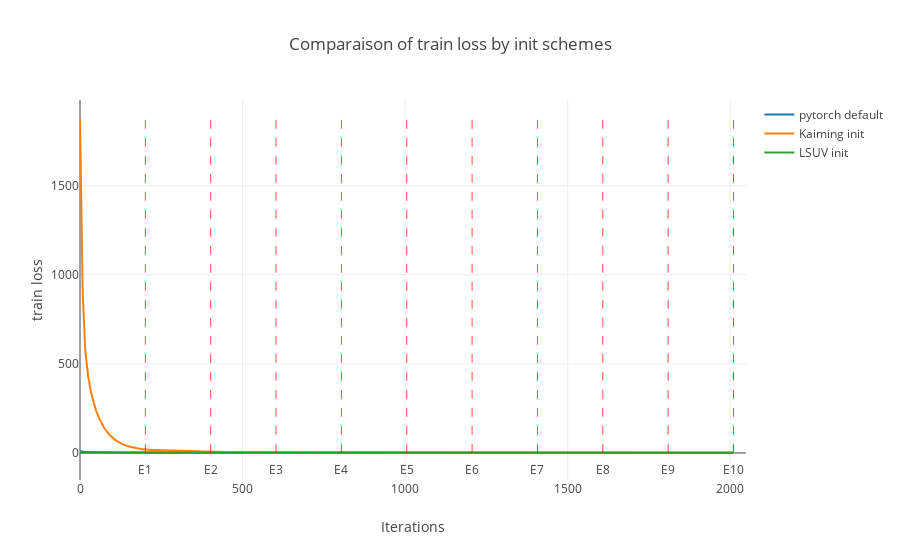
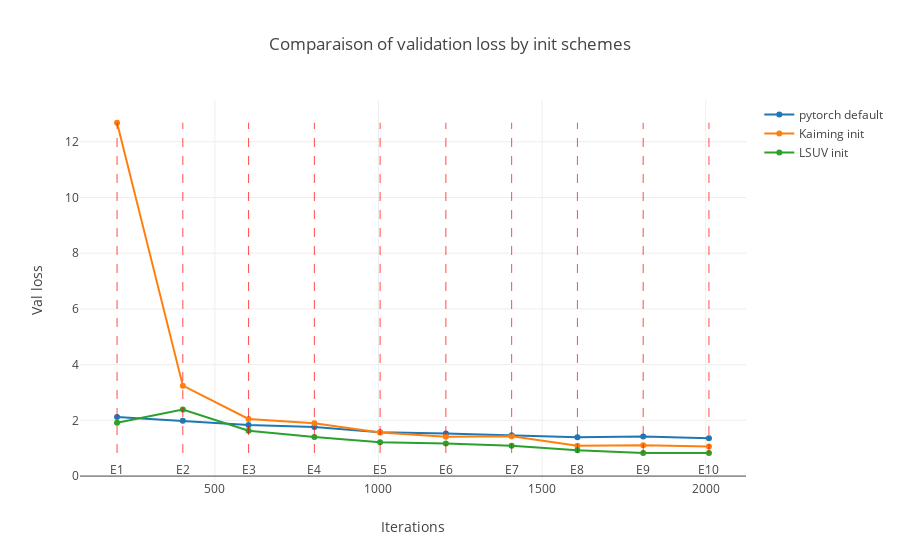
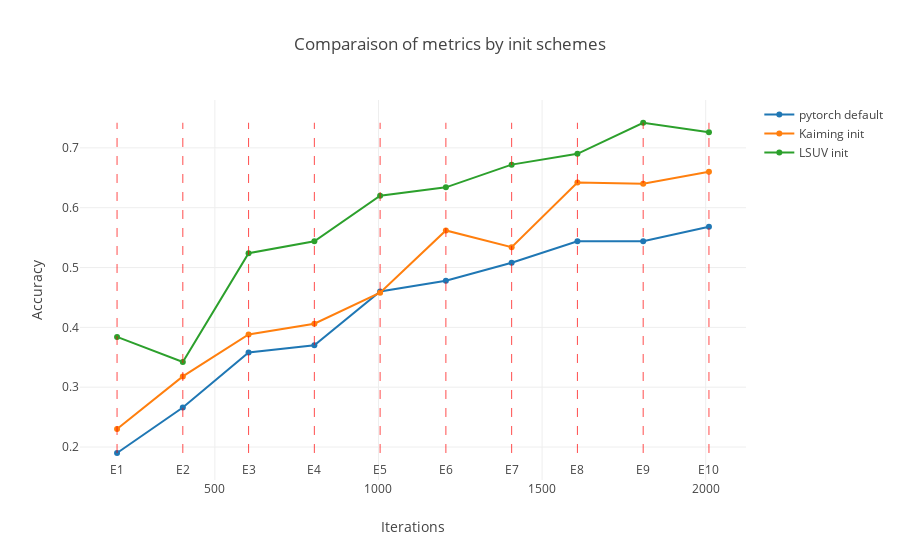

Notebook cell for these charts, in order:
### Markdown cell above
# Results

### Code cell
recorder.plot_results_plotly(NB_EPOCHS, True)

### Figure 1 — Plotly figure (JSON) as saved in the notebook; plotly's stock layout.template omitted (floating-point values rounded to 4 significant figures; data arrays with more than 128 entries replaced by an {"elided": "..."} marker saying what was removed)
{"data": [{"name": "pytorch default", "type": "scatter", "uid": "9eac1b75-030b-4777-8508-b813cd621639", "x": {"elided": "2010 int values"}, "y": {"elided": "2010 float values"}}, {"name": "Kaiming init", "type": "scatter", "uid": "70760df4-6e58-4ee8-aef1-90d58d281914", "x": {"elided": "2010 int values"}, "y": {"elided": "2010 float values"}}, {"name": "LSUV init", "type": "scatter", "uid": "f69c0b05-9054-4585-b266-392e59b3f0be", "x": {"elided": "2010 int values"}, "y": {"elided": "2010 float values"}}], "layout": {"annotations": [{"arrowhead": 7, "ax": 0, "ay": 40, "showarrow": false, "text": "E1", "x": 201, "y": -92.78}, {"arrowhead": 7, "ax": 0, "ay": 40, "showarrow": false, "text": "E2", "x": 402, "y": -92.78}, {"arrowhead": 7, "ax": 0, "ay": 40, "showarrow": false, "text": "E3", "x": 603, "y": -92.78}, {"arrowhead": 7, "ax": 0, "ay": 40, "showarrow": false, "text": "E4", "x": 804, "y": -92.78}, {"arrowhead": 7, "ax": 0, "ay": 40, "showarrow": false, "text": "E5", "x": 1005, "y": -92.78}, {"arrowhead": 7, "ax": 0, "ay": 40, "showarrow": false, "text": "E6", "x": 1206, "y": -92.78}, {"arrowhead": 7, "ax": 0, "ay": 40, "showarrow": false, "text": "E7", "x": 1407, "y": -92.78}, {"arrowhead": 7, "ax": 0, "ay": 40, "showarrow": false, "text": "E8", "x": 1608, "y": -92.78}, {"arrowhead": 7, "ax": 0, "ay": 40, "showarrow": false, "text": "E9", "x": 1809, "y": -92.78}, {"arrowhead": 7, "ax": 0, "ay": 40, "showarrow": false, "text": "E10", "x": 2010, "y": -92.78}], "shapes": [{"line": {"color": "red", "dash": "dash", "width": 1}, "opacity": 0.7, "type": "line", "x0": 201, "x1": 201, "y0": 0.8678, "y1": 1874.0}, {"line": {"color": "red", "dash": "dash", "width": 1}, "opacity": 0.7, "type": "line", "x0": 402, "x1": 402, "y0": 0.8678, "y1": 1874.0}, {"line": {"color": "red", "dash": "dash", "width": 1}, "opacity": 0.7, "type": "line", "x0": 603, "x1": 603, "y0": 0.8678, "y1": 1874.0}, {"line": {"color": "red", "dash": "dash", "width": 1}, "opacity": 0.7, "type": "line", "x0": 804, "x1": 804, "y0": 0.8678, "y1": 1874.0}, {"line": {"color": "red", "dash": "dash", "width": 1}, "opacity": 0.7, "type": "line", "x0": 1005, "x1": 1005, "y0": 0.8678, "y1": 1874.0}, {"line": {"color": "red", "dash": "dash", "width": 1}, "opacity": 0.7, "type": "line", "x0": 1206, "x1": 1206, "y0": 0.8678, "y1": 1874.0}, {"line": {"color": "red", "dash": "dash", "width": 1}, "opacity": 0.7, "type": "line", "x0": 1407, "x1": 1407, "y0": 0.8678, "y1": 1874.0}, {"line": {"color": "red", "dash": "dash", "width": 1}, "opacity": 0.7, "type": "line", "x0": 1608, "x1": 1608, "y0": 0.8678, "y1": 1874.0}, {"line": {"color": "red", "dash": "dash", "width": 1}, "opacity": 0.7, "type": "line", "x0": 1809, "x1": 1809, "y0": 0.8678, "y1": 1874.0}, {"line": {"color": "red", "dash": "dash", "width": 1}, "opacity": 0.7, "type": "line", "x0": 2010, "x1": 2010, "y0": 0.8678, "y1": 1874.0}], "title": {"text": "Comparaison of train loss by init schemes"}, "xaxis": {"title": {"text": "Iterations"}}, "yaxis": {"title": {"text": "train loss"}}}}

### Figure 2 — Plotly figure (JSON) as saved in the notebook; plotly's stock layout.template omitted (floating-point values rounded to 4 significant figures)
{"data": [{"name": "pytorch default", "type": "scatter", "uid": "c80bf218-a29e-4da8-9a28-2fd605ba7e0d", "x": [201, 402, 603, 804, 1005, 1206, 1407, 1608, 1809, 2010], "y": [2.12, 1.983, 1.834, 1.764, 1.572, 1.532, 1.466, 1.395, 1.422, 1.359]}, {"name": "Kaiming init", "type": "scatter", "uid": "a9d88952-b7ef-4c1f-9c4a-07d4d29603bd", "x": [201, 402, 603, 804, 1005, 1206, 1407, 1608, 1809, 2010], "y": [12.68, 3.247, 2.052, 1.894, 1.563, 1.415, 1.426, 1.092, 1.111, 1.058]}, {"name": "LSUV init", "type": "scatter", "uid": "ef58298c-2f58-4785-af1c-7fc57c16e643", "x": [201, 402, 603, 804, 1005, 1206, 1407, 1608, 1809, 2010], "y": [1.914, 2.389, 1.628, 1.403, 1.219, 1.168, 1.088, 0.9265, 0.8293, 0.832]}], "layout": {"annotations": [{"arrowhead": 7, "ax": 0, "ay": 40, "showarrow": false, "text": "E1", "x": 201, "y": 0.2366}, {"arrowhead": 7, "ax": 0, "ay": 40, "showarrow": false, "text": "E2", "x": 402, "y": 0.2366}, {"arrowhead": 7, "ax": 0, "ay": 40, "showarrow": false, "text": "E3", "x": 603, "y": 0.2366}, {"arrowhead": 7, "ax": 0, "ay": 40, "showarrow": false, "text": "E4", "x": 804, "y": 0.2366}, {"arrowhead": 7, "ax": 0, "ay": 40, "showarrow": false, "text": "E5", "x": 1005, "y": 0.2366}, {"arrowhead": 7, "ax": 0, "ay": 40, "showarrow": false, "text": "E6", "x": 1206, "y": 0.2366}, {"arrowhead": 7, "ax": 0, "ay": 40, "showarrow": false, "text": "E7", "x": 1407, "y": 0.2366}, {"arrowhead": 7, "ax": 0, "ay": 40, "showarrow": false, "text": "E8", "x": 1608, "y": 0.2366}, {"arrowhead": 7, "ax": 0, "ay": 40, "showarrow": false, "text": "E9", "x": 1809, "y": 0.2366}, {"arrowhead": 7, "ax": 0, "ay": 40, "showarrow": false, "text": "E10", "x": 2010, "y": 0.2366}], "shapes": [{"line": {"color": "red", "dash": "dash", "width": 1}, "opacity": 0.7, "type": "line", "x0": 201, "x1": 201, "y0": 0.8293, "y1": 12.68}, {"line": {"color": "red", "dash": "dash", "width": 1}, "opacity": 0.7, "type": "line", "x0": 402, "x1": 402, "y0": 0.8293, "y1": 12.68}, {"line": {"color": "red", "dash": "dash", "width": 1}, "opacity": 0.7, "type": "line", "x0": 603, "x1": 603, "y0": 0.8293, "y1": 12.68}, {"line": {"color": "red", "dash": "dash", "width": 1}, "opacity": 0.7, "type": "line", "x0": 804, "x1": 804, "y0": 0.8293, "y1": 12.68}, {"line": {"color": "red", "dash": "dash", "width": 1}, "opacity": 0.7, "type": "line", "x0": 1005, "x1": 1005, "y0": 0.8293, "y1": 12.68}, {"line": {"color": "red", "dash": "dash", "width": 1}, "opacity": 0.7, "type": "line", "x0": 1206, "x1": 1206, "y0": 0.8293, "y1": 12.68}, {"line": {"color": "red", "dash": "dash", "width": 1}, "opacity": 0.7, "type": "line", "x0": 1407, "x1": 1407, "y0": 0.8293, "y1": 12.68}, {"line": {"color": "red", "dash": "dash", "width": 1}, "opacity": 0.7, "type": "line", "x0": 1608, "x1": 1608, "y0": 0.8293, "y1": 12.68}, {"line": {"color": "red", "dash": "dash", "width": 1}, "opacity": 0.7, "type": "line", "x0": 1809, "x1": 1809, "y0": 0.8293, "y1": 12.68}, {"line": {"color": "red", "dash": "dash", "width": 1}, "opacity": 0.7, "type": "line", "x0": 2010, "x1": 2010, "y0": 0.8293, "y1": 12.68}], "title": {"text": "Comparaison of validation loss by init schemes"}, "xaxis": {"title": {"text": "Iterations"}}, "yaxis": {"title": {"text": "Val loss"}}}}

### Figure 3 — Plotly figure (JSON) as saved in the notebook; plotly's stock layout.template omitted (floating-point values rounded to 4 significant figures)
{"data": [{"name": "pytorch default", "type": "scatter", "uid": "6c176797-c318-43be-b446-df97e18f3a10", "x": [201, 402, 603, 804, 1005, 1206, 1407, 1608, 1809, 2010], "y": [0.19, 0.266, 0.358, 0.37, 0.46, 0.478, 0.508, 0.544, 0.544, 0.568]}, {"name": "Kaiming init", "type": "scatter", "uid": "05a0d035-730e-4567-be51-07efdc91b158", "x": [201, 402, 603, 804, 1005, 1206, 1407, 1608, 1809, 2010], "y": [0.23, 0.318, 0.388, 0.406, 0.458, 0.562, 0.534, 0.642, 0.64, 0.66]}, {"name": "LSUV init", "type": "scatter", "uid": "4f556639-7142-47e3-b9bc-b836918ab68c", "x": [201, 402, 603, 804, 1005, 1206, 1407, 1608, 1809, 2010], "y": [0.384, 0.342, 0.524, 0.544, 0.62, 0.634, 0.672, 0.69, 0.742, 0.726]}], "layout": {"annotations": [{"arrowhead": 7, "ax": 0, "ay": 40, "showarrow": false, "text": "E1", "x": 201, "y": 0.1624}, {"arrowhead": 7, "ax": 0, "ay": 40, "showarrow": false, "text": "E2", "x": 402, "y": 0.1624}, {"arrowhead": 7, "ax": 0, "ay": 40, "showarrow": false, "text": "E3", "x": 603, "y": 0.1624}, {"arrowhead": 7, "ax": 0, "ay": 40, "showarrow": false, "text": "E4", "x": 804, "y": 0.1624}, {"arrowhead": 7, "ax": 0, "ay": 40, "showarrow": false, "text": "E5", "x": 1005, "y": 0.1624}, {"arrowhead": 7, "ax": 0, "ay": 40, "showarrow": false, "text": "E6", "x": 1206, "y": 0.1624}, {"arrowhead": 7, "ax": 0, "ay": 40, "showarrow": false, "text": "E7", "x": 1407, "y": 0.1624}, {"arrowhead": 7, "ax": 0, "ay": 40, "showarrow": false, "text": "E8", "x": 1608, "y": 0.1624}, {"arrowhead": 7, "ax": 0, "ay": 40, "showarrow": false, "text": "E9", "x": 1809, "y": 0.1624}, {"arrowhead": 7, "ax": 0, "ay": 40, "showarrow": false, "text": "E10", "x": 2010, "y": 0.1624}], "shapes": [{"line": {"color": "red", "dash": "dash", "width": 1}, "opacity": 0.7, "type": "line", "x0": 201, "x1": 201, "y0": 0.19, "y1": 0.742}, {"line": {"color": "red", "dash": "dash", "width": 1}, "opacity": 0.7, "type": "line", "x0": 402, "x1": 402, "y0": 0.19, "y1": 0.742}, {"line": {"color": "red", "dash": "dash", "width": 1}, "opacity": 0.7, "type": "line", "x0": 603, "x1": 603, "y0": 0.19, "y1": 0.742}, {"line": {"color": "red", "dash": "dash", "width": 1}, "opacity": 0.7, "type": "line", "x0": 804, "x1": 804, "y0": 0.19, "y1": 0.742}, {"line": {"color": "red", "dash": "dash", "width": 1}, "opacity": 0.7, "type": "line", "x0": 1005, "x1": 1005, "y0": 0.19, "y1": 0.742}, {"line": {"color": "red", "dash": "dash", "width": 1}, "opacity": 0.7, "type": "line", "x0": 1206, "x1": 1206, "y0": 0.19, "y1": 0.742}, {"line": {"color": "red", "dash": "dash", "width": 1}, "opacity": 0.7, "type": "line", "x0": 1407, "x1": 1407, "y0": 0.19, "y1": 0.742}, {"line": {"color": "red", "dash": "dash", "width": 1}, "opacity": 0.7, "type": "line", "x0": 1608, "x1": 1608, "y0": 0.19, "y1": 0.742}, {"line": {"color": "red", "dash": "dash", "width": 1}, "opacity": 0.7, "type": "line", "x0": 1809, "x1": 1809, "y0": 0.19, "y1": 0.742}, {"line": {"color": "red", "dash": "dash", "width": 1}, "opacity": 0.7, "type": "line", "x0": 2010, "x1": 2010, "y0": 0.19, "y1": 0.742}], "title": {"text": "Comparaison of metrics by init schemes"}, "xaxis": {"title": {"text": "Iterations"}}, "yaxis": {"title": {"text": "Accuracy"}}}}
